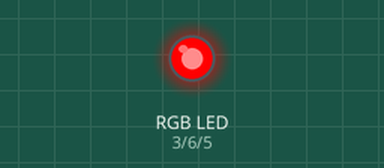
Recording of a sketch running on a simulated Arduino Uno, built with avr-gcc and run on an emulated ATmega328P. Shown: an RGB LED mixed from three pins (HIGH = lit).

Above: at 0.5 s.
At 1.5 s:
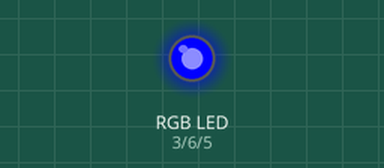
At 5.5 s:
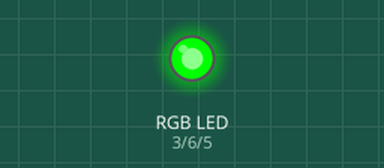
Timing chart, 0 to 6.9 s (numbered marks = the images above):
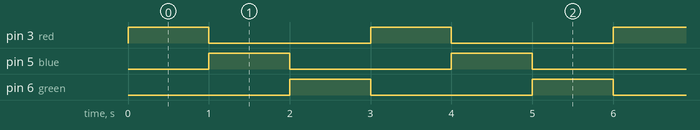

The sketch:

rgb_ledka.ino
```cpp
#define red 3
#define blue 5
#define green 6


void setup() {
  // put your setup code here, to run once:
  pinMode(red, OUTPUT);
  pinMode(blue, OUTPUT);
  pinMode(green, OUTPUT);
}

void loop() {
  // put your main code here, to run repeatedly:
  digitalWrite(green, LOW);
  digitalWrite(red, HIGH);
  delay(1000);
  digitalWrite(red, LOW);
  digitalWrite(blue, HIGH);
  delay(1000);
  digitalWrite(blue, LOW);
  digitalWrite(green, HIGH);
  delay(1000);

}
```

Measured:
- by itself, pin 3 (red), pin 5 (blue), pin 6 (green): alternates HIGH for 1.0 s and LOW for 2.0 s
- by itself, everything shown: repeats every 3.0 s, in 3 steps
